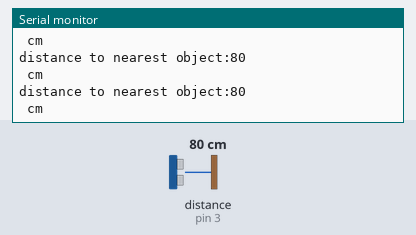
A sketch run on a simulated Arduino Uno, built with avr-gcc and run on an emulated ATmega328P. Shown: the last lines printed to the serial monitor. Wiring (inferred from the names in the program): ultrasonic range finder: trigger pin 2; echo pin 3. Inputs (shaded band) come from the test bench; at power-on: distance to the obstacle (sensor on pin 3) 80 cm. The echo pulse lasts 58.3 µs per cm.

Above: at 1.2 s.
1.3 s: distance to the obstacle (sensor on pin 3) set to 60 cm
At 1.47 s:
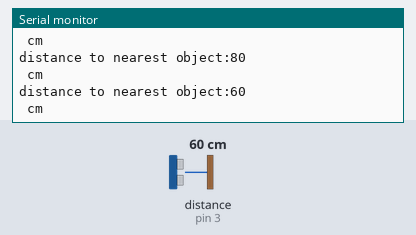
4.3 s: distance to the obstacle (sensor on pin 3) set to 35 cm
At 4.5 s:
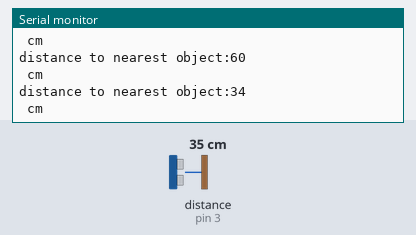
7.3 s: distance to the obstacle (sensor on pin 3) set to 250 cm
At 7.5 s:
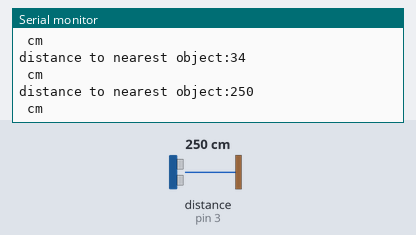
10.3 s: distance to the obstacle (sensor on pin 3) set to 35 cm
13.3 s: distance to the obstacle (sensor on pin 3) set to 120 cm
At 13.48 s:
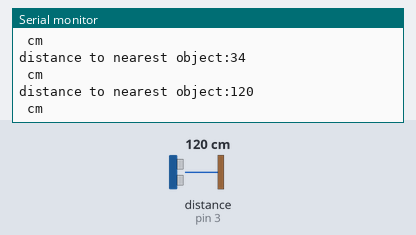
Timing chart, 0 to 16.3 s (numbered marks = the images above; inputs shaded):
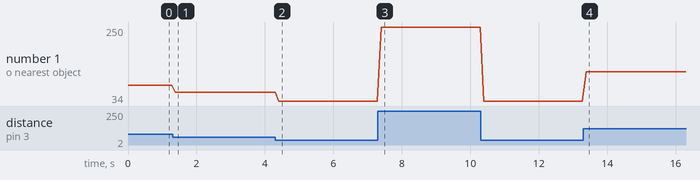

Measured:
- after the input at 1.3 s, the serial monitor: prints a new line after 0.08 s (image 1)
- after the input at 4.3 s, the serial monitor: prints a new line after 0.10 s (image 2)
- after the input at 7.3 s, the serial monitor: prints a new line after 0.10 s (image 3)
- after the input at 13.3 s, the serial monitor: prints a new line after 0.08 s (image 4)
- plotted number 1: 80 → 60 after the input at 1.3 s, 60 → 34 after the input at 4.3 s, 34 → 250 after the input at 7.3 s, 250 → 34 after the input at 10.3 s, 34 → 120 after the input at 13.3 s

The sketch:

sensor.ino
```cpp
  // put your setup code here, to run once:
const unsigned int trigger = 2;
const unsigned int echo = 3;
const unsigned int serialRate=9600;

void setup() {
  pinMode(trigger, OUTPUT);
  pinMode(echo, INPUT);
  Serial.begin(serialRate);
}

void loop() {
  // put your main code here, to run repeatedly:
  digitalWrite(trigger, LOW);
  delayMicroseconds(2);
  digitalWrite(trigger, HIGH);
  delayMicroseconds(10);
  digitalWrite(trigger, LOW);

 const unsigned long duration= pulseIn(echo, HIGH);
 int distance= duration/29/2;
 if(duration==0){
   Serial.println("Warning: no pulse from sensor");
   }
  else{
      Serial.print("distance to nearest object:");
      Serial.println(distance);
      Serial.println(" cm");
  }
 delay(100);
 }
```
